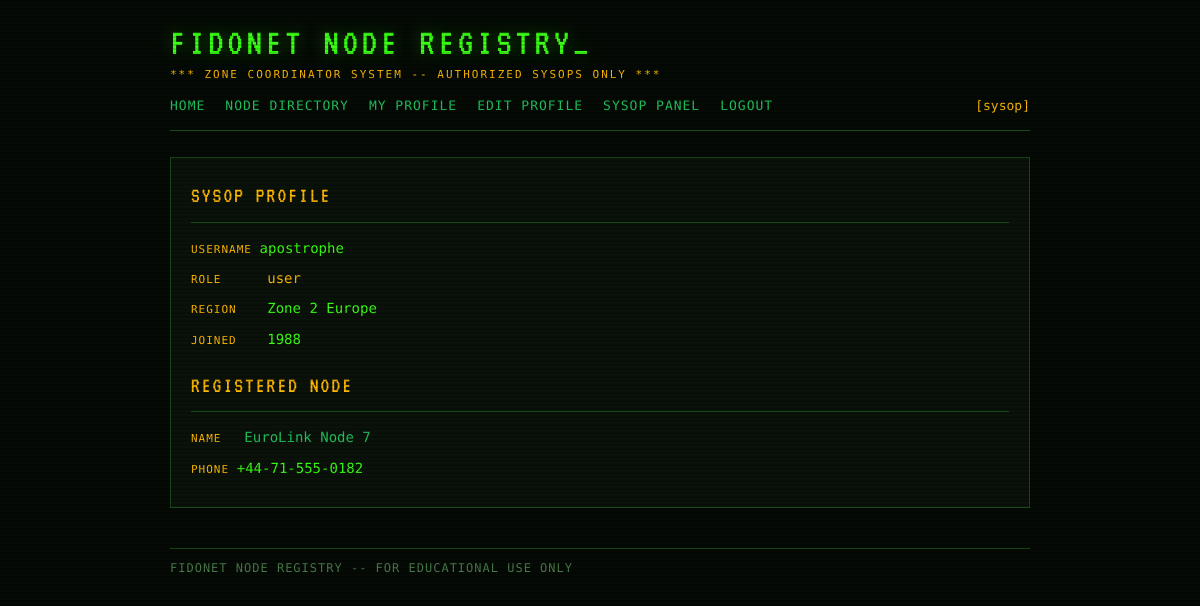
Page /profile/3 (signed in) on the committed database.
### tables this page shows
CREATE TABLE users (
            id INTEGER PRIMARY KEY AUTOINCREMENT,
            username TEXT UNIQUE NOT NULL,
            password_hash TEXT NOT NULL,
            role TEXT NOT NULL DEFAULT 'user',
            region TEXT,
            joined INTEGER
        );

CREATE TABLE nodes (
            id INTEGER PRIMARY KEY AUTOINCREMENT,
            name TEXT NOT NULL,
            phone TEXT,
            region TEXT,
            description TEXT,
            owner_id INTEGER NOT NULL
        );

### app.py (the view)
@app.route('/profile/<int:user_id>')
def profile(user_id):
    current = get_current_user(request)
    if not current:
        return redirect(url_for('login'))
    user = user_repo.find_by_id(user_id)
    if not user:
        flash('User not found.', 'error')
        return redirect(url_for('index'))
    if current['role'] != "sysop" and user_id != current['user_id']:
        return redirect(url_for('index'))
    node = node_repo.find_by_owner(user_id)
    return render_template('profile.html', viewed_user=user, node=node, current_user=current)

### app.py (called while the page is built)
def get_current_user(req):
    token = req.cookies.get('bbs_token')
    if not token:
        return None
    return sessions.get(token)

    def fetchone(self, query, params=()):
        cursor = self._conn.cursor()
        cursor.execute(query, params)
        return cursor.fetchone()

    def find_by_id(self, record_id):
        return self._db.fetchone("SELECT * FROM users WHERE id = ?", (record_id,))

    def find_by_owner(self, owner_id):
        return self._db.fetchone("""
            SELECT n.*, u.username AS owner_username
            FROM nodes n JOIN users u ON n.owner_id = u.id
            WHERE n.owner_id = ?
        """, (owner_id,))

### templates/profile.html
{% extends "base.html" %}
{% block content %}
<div class="panel">
  <div class="panel-title">SYSOP PROFILE</div>
  <div class="node-detail"><span class="label">USERNAME </span><span class="value">{{ viewed_user.username }}</span></div>
  <div class="node-detail"><span class="label">ROLE &nbsp;&nbsp;&nbsp;&nbsp; </span><span class="value" style="color:var(--amber);">{{ viewed_user.role }}</span></div>
  <div class="node-detail"><span class="label">REGION &nbsp;&nbsp; </span><span class="value">{{ viewed_user.region }}</span></div>
  <div class="node-detail"><span class="label">JOINED &nbsp;&nbsp; </span><span class="value">{{ viewed_user.joined }}</span></div>
  {% if node %}
  <div style="margin-top:18px;">
    <div class="panel-title">REGISTERED NODE</div>
    <div class="node-detail"><span class="label">NAME &nbsp; </span><span class="value"><a href="{{ url_for('node_view', node_id=node.id) }}">{{ node.name }}</a></span></div>
    <div class="node-detail"><span class="label">PHONE </span><span class="value">{{ node.phone }}</span></div>
  </div>
  {% endif %}
</div>
{% endblock %}

### static/css/style.css (style rules this page uses)
:root { --bg: #050a05; --bg-panel: #0a120a; --green: #39ff14; --green-dim: #1a7a0a; --green-mid: #22c55e; --amber: #ffb800; --red: #ff3c3c; --grey: #4a7a4a; --text: #c8f5c8; --border: #1a4a1a; --font-mono: 'Share Tech Mono', monospace; --font-vt: 'VT323', monospace; }
* { box-sizing: border-box; margin: 0; padding: 0; }
body { background: var(--bg); color: var(--text); font-family: var(--font-mono); font-size: 14px; line-height: 1.6; min-height: 100vh; }
body::before { content: ''; position: fixed; inset: 0; background: repeating-linear-gradient( 0deg, transparent, transparent 2px, rgba(0,0,0,0.12) 2px, rgba(0,0,0,0.12) 4px ); pointer-events: none; z-index: 9999; }
.panel { background: var(--bg-panel); border: 1px solid var(--border); padding: 20px; margin-bottom: 20px; }
.panel-title { font-family: var(--font-vt); font-size: 22px; color: var(--amber); letter-spacing: 2px; margin-bottom: 14px; border-bottom: 1px solid var(--border); padding-bottom: 8px; }
.node-detail { margin-bottom: 8px; }
.node-detail .label { color: var(--amber); font-size: 11px; letter-spacing: 1px; }
.node-detail .value { color: var(--green); }
a { color: var(--green-mid); text-decoration: none; }

### rows in the picture
users: username "apostrophe", role "user", region "Zone 2 Europe", joined "1988"
nodes: name "EuroLink Node 7", phone "+44-71-555-0182"

### other values in the picture
{{ current_user.username }} "sysop"
